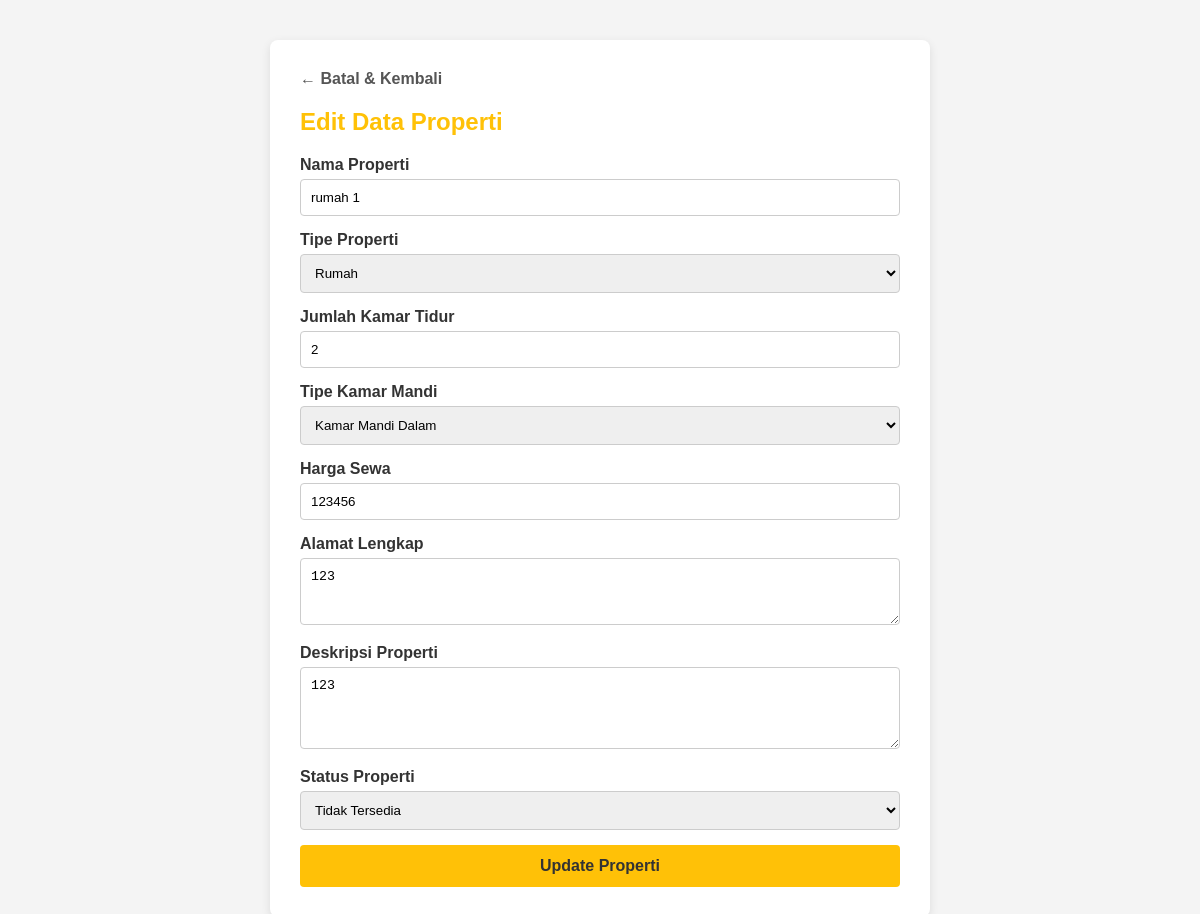
Page /edit_properti.php?id=10 (signed in) on the committed database.
### tables this page shows
CREATE TABLE `properti` (
  `id` int(11) NOT NULL,
  `owner_id` int(11) NOT NULL,
  `nama_properti` varchar(255) NOT NULL,
  `alamat` text DEFAULT NULL,
  `tipe` enum('rumah','apartemen','kos') NOT NULL,
  `kamar` int(2) NOT NULL,
  `kamar_mandi` enum('dalam','luar') NOT NULL,
  `harga` int(11) NOT NULL,
  `status` enum('TERSEDIA','TIDAK TERSEDIA') DEFAULT 'TERSEDIA',
  `deskripsi` text DEFAULT NULL,
  `foto` varchar(255) DEFAULT 'default.png',
  `created_at` timestamp NOT NULL DEFAULT current_timestamp()
);

### edit_properti.php (the view, shortened to what this page needs)
<?php
require 'koneksi.php';
$id_properti = $_GET['id'];
$owner_id = $_SESSION['user_id'];
$query_get = "SELECT * FROM properti WHERE id = '$id_properti' AND owner_id = '$owner_id'";
$result = mysqli_query($conn, $query_get);
$properti = mysqli_fetch_assoc($result);
?>
<!DOCTYPE html>
<html lang="id">
<head>
</head>
<body>
    <div class="form-container">
        <a href="dashboard_owner.php" class="btn-kembali">&larr; Batal & Kembali</a>
        <h2>Edit Data Properti</h2>
        <form action="" method="POST">
            <div class="form-group">
                <label>Nama Properti</label>
                <input type="text" name="nama_properti" value="<?php echo htmlspecialchars($properti['nama_properti']); ?>" required>
            </div>
            <div class="form-group">
                <label>Tipe Properti</label>
                <select name="tipe" required>
                    <option value="rumah" <?php if($properti['tipe'] == 'rumah') echo 'selected'; ?>>Rumah</option>
                </select>
            </div>
            <div class="form-group">
                <label>Jumlah Kamar Tidur</label>
                <input type="number" name="kamar" value="<?php echo htmlspecialchars($properti['kamar']); ?>" required min="1">
            </div>
            <div class="form-group">
                <label>Tipe Kamar Mandi</label>
                <select name="kamar_mandi" required>
                    <option value="dalam" <?php if($properti['kamar_mandi'] == 'dalam') echo 'selected'; ?>>Kamar Mandi Dalam</option>
                </select>
            </div>
            <div class="form-group">
                <label>Harga Sewa</label>
                <input type="number" name="harga" value="<?php echo htmlspecialchars($properti['harga']); ?>" required min="100000">
            </div>
            <div class="form-group">
                <label>Alamat Lengkap</label>
                <textarea name="alamat" rows="3" required><?php echo isset($properti['alamat']) ? htmlspecialchars($properti['alamat']) : ''; ?></textarea>
            </div>
            <div class="form-group">
                <label>Deskripsi Properti</label>
                <textarea name="deskripsi" rows="4" required><?php echo htmlspecialchars($properti['deskripsi']); ?></textarea>
            </div>
            <div class="form-group">
                <label>Status Properti</label>
                <select name="status" required>
                    <?php $status_saat_ini = isset($properti['status']) ? $properti['status'] : 'TERSEDIA'; ?>
                    <option value="TIDAK TERSEDIA" <?php if($status_saat_ini == 'TIDAK TERSEDIA') echo 'selected'; ?>>Tidak Tersedia</option>
                </select>
            </div>
            <button type="submit" name="update" class="btn-simpan">Update Properti</button>
        </form>
    </div>
</body>
</html>

### edit_properti.php (style rules this page uses)
body { font-family: Arial, sans-serif; background-color: #f4f4f4; margin: 0; padding: 40px; }
.form-container { background: white; padding: 30px; border-radius: 8px; box-shadow: 0 3px 10px rgba(0,0,0,0.1); max-width: 600px; margin: 0 auto; }
h2 { margin-top: 0; color: #ffc107; }
.form-group { margin-bottom: 15px; }
.form-group label { display: block; font-weight: bold; margin-bottom: 5px; color: #333; }
.form-group input, .form-group select, .form-group textarea { width: 100%; padding: 10px; border: 1px solid #ccc; border-radius: 4px; box-sizing: border-box; }
.btn-simpan { background: #ffc107; color: #333; border: none; padding: 12px 20px; font-weight: bold; border-radius: 4px; cursor: pointer; width: 100%; font-size: 16px; }
.btn-kembali { display: inline-block; margin-bottom: 20px; color: #555; text-decoration: none; font-weight: bold; }

### rows in the picture
properti: nama_properti "rumah 1", tipe "Rumah", kamar "2", kamar_mandi "Kamar Mandi Dalam", harga "123456", alamat "123", deskripsi "123", status "Tidak Tersedia"
